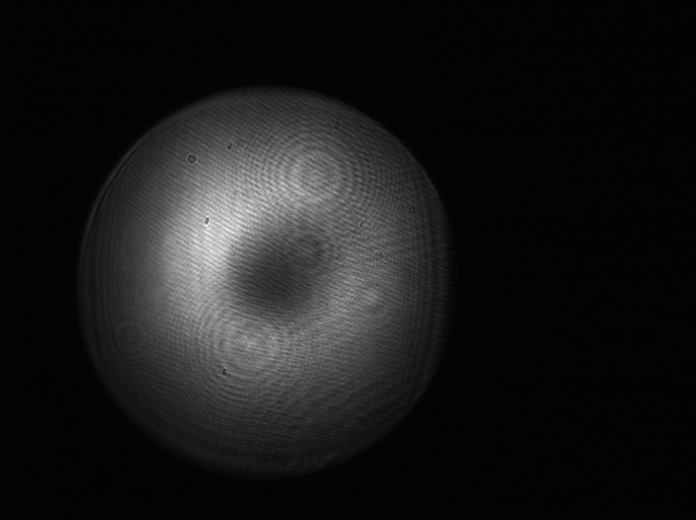
#> input picture test_data/img_0.tif, 1392 x 1040 px, found by its file name (shown at 1/2 size); the run also reads 1 picture not shown here
$ python laser_cooling_OD_calculation.py
#> lines starting #> are read from the running program, lines starting #| are printed output that depends on the picture; after the words box and inside, x2 and y2 are one past the last pixel; in counts of white or black regions, pixels touching at a corner belong together; long printed decimals are rounded
from PIL import Image
import os
import numpy as np
import matplotlib.pyplot as plt
from pathlib import Path

wd = Path(os.getcwd())

def test():
    example_dir = wd / "test_data"
    I0_arr=np.subtract(np.array(Image.open(example_dir / 'img_0.tif')),
                       np.array(Image.open( example_dir / 'img_2.tif'))).astype(int)
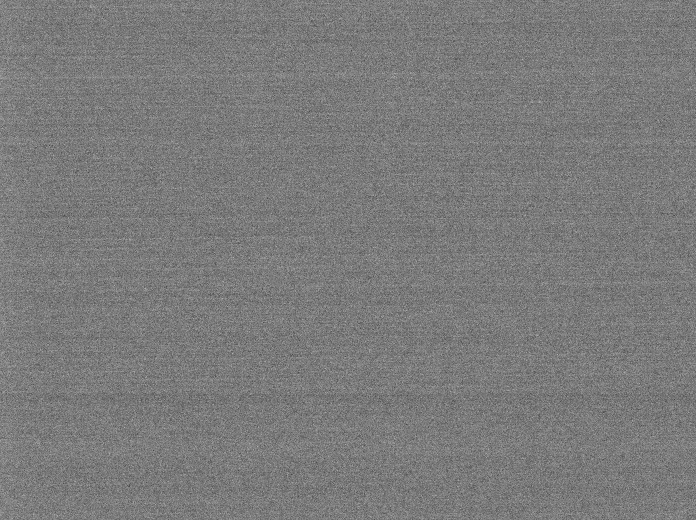
#> input picture test_data/img_2.tif, 1392 x 1040 px, found by its file name (shown at 1/2 size)
    I_arr=np.subtract(np.array(Image.open(example_dir / 'img_1.tif')),
                      np.array(Image.open(example_dir / 'img_3.tif'))).astype(int)
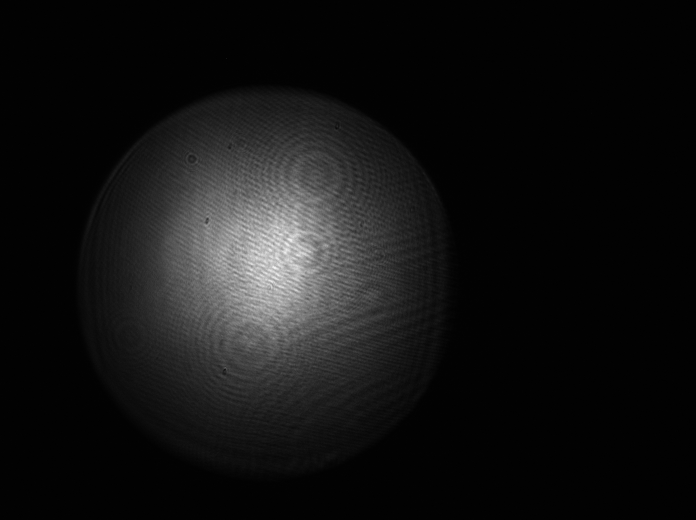
#> input picture test_data/img_1.tif, 1392 x 1040 px, found by its file name (shown at 1/2 size)
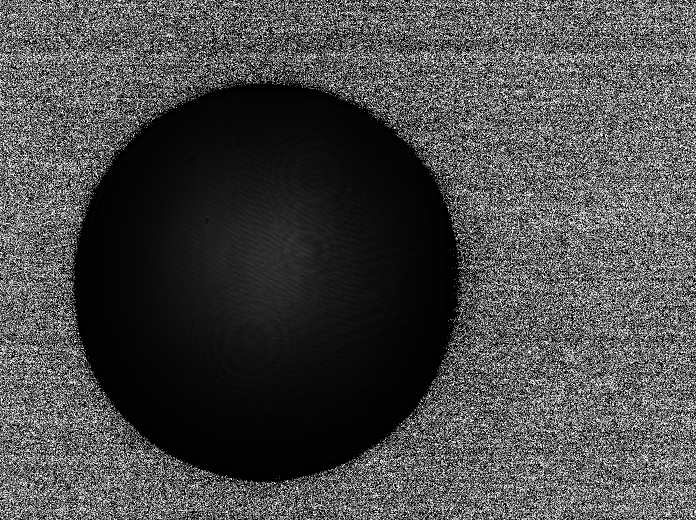
#> I_arr: shape (1040, 1392) int64 (shown at 1/2 size); min 0, max 65532, mean 18847.3; drawn with min black and max white
    plt.hist(I_arr.flatten(),bins=200)
    plt.yscale('log')
    plt.xlabel('Photon count')
    plt.ylabel('Pixel count')
    plt.savefig(wd / 'photon_count_threshold/photon_counts.png',dpi=300)
#> figure, not shown here; tallest bar 592597 high, from x = 2.84e-14 to 327.7
    plt.close()

    for i in np.linspace(100,2000,20):

        photon_thresh=int(i)
        I_div_arr=np.minimum(np.divide(I0_arr,I_arr),1)
        I_div_arr[np.logical_or(I0_arr<photon_thresh,I_arr<photon_thresh)]=1
        OD_arr=-np.log(I_div_arr)
        check_arr=np.zeros_like(I0_arr)
        check_arr[np.logical_or(I0_arr<photon_thresh,I_arr<photon_thresh)]=1
        alphas=np.zeros(OD_arr.shape)
        alphas[np.where(OD_arr==0)]=1
        fig, ax = plt.subplots()
        img1=ax.imshow(OD_arr, cmap='hsv', interpolation='none')
        ax.imshow(OD_arr, alpha=alphas, cmap='gist_gray', interpolation='none')
        plt.colorbar(img1)

        plt.show()
        plt.close()
        print('peak_OD:',np.max(OD_arr))
#> this loop made 20 passes
#| peak_OD: 6.485
#| peak_OD: 5.792
#| peak_OD: 2.215
#| peak_OD: 2.215
#| peak_OD: 2.215
#| peak_OD: 2.215
#| peak_OD: 2.215
#| peak_OD: 2.215
#> (further printed lines are left out)
#> pass 1, in test, `plt.show()`:
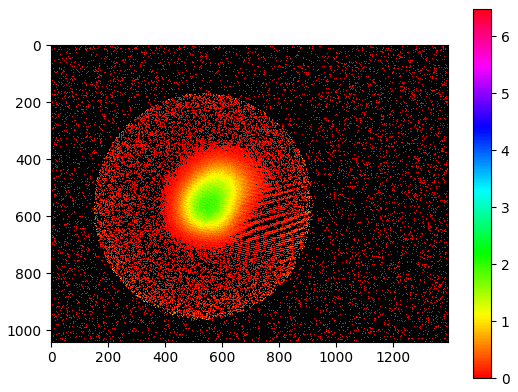
#> figure drawn by matplotlib, 2 panels
#> after the loop:
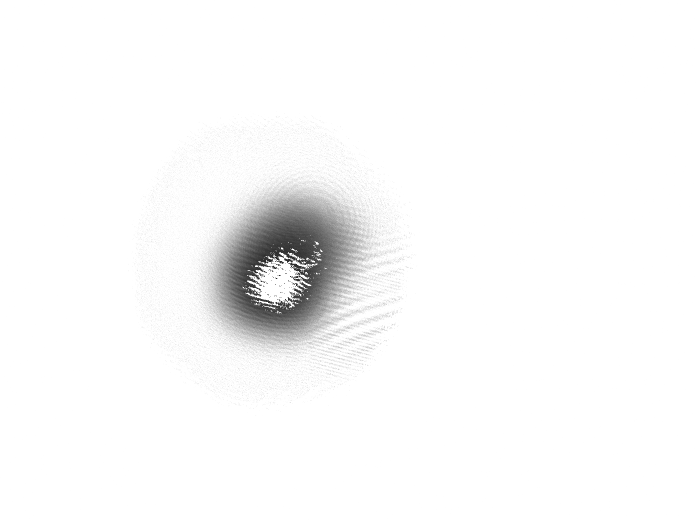
#> I_div_arr: shape (1040, 1392) float64 (shown at 1/2 size); min 0.143, max 1, mean 0.976
#> after the loop:
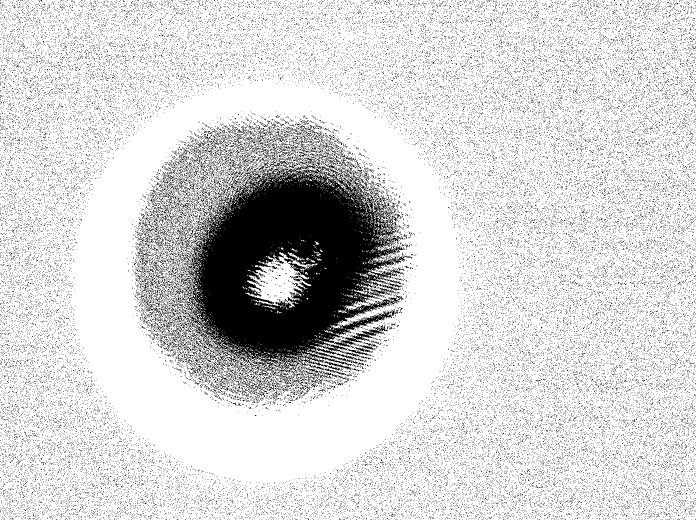
#> alphas: shape (1040, 1392) float64 (shown at 1/2 size); values 0 (black) and 1 (white), 84.6% white; 58542 black regions (58226 under 20 px), largest, box (x1, y1, x2, y2) and area: (350, 311, 825, 758) 112593, (615, 735, 677, 757) 261, (453, 714, 487, 736) 197
#> after the loop:
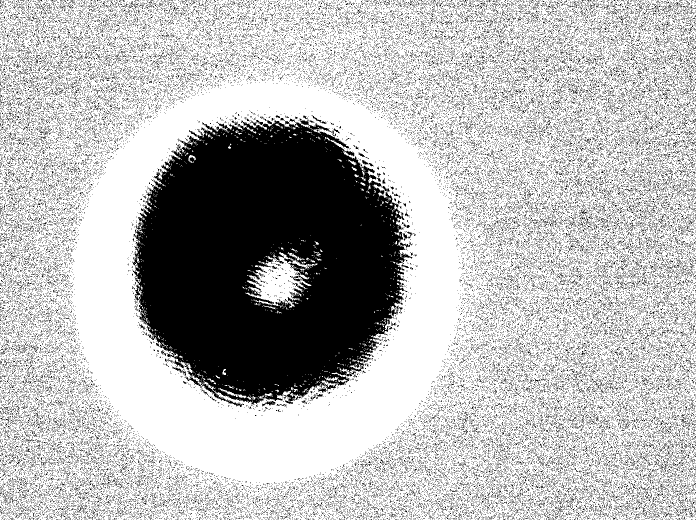
#> check_arr: shape (1040, 1392) int64 (shown at 1/2 size); values 0 (black) and 1 (white), 72.5% white; 66129 black regions (65829 under 20 px), largest, box (x1, y1, x2, y2) and area: (264, 233, 825, 814) 226145, (530, 801, 551, 811) 102, (623, 231, 653, 248) 90

    return

# [58 lines left out: function rms_radius, not called in this run]

#rms_radius()
#example()
test()
# check()
